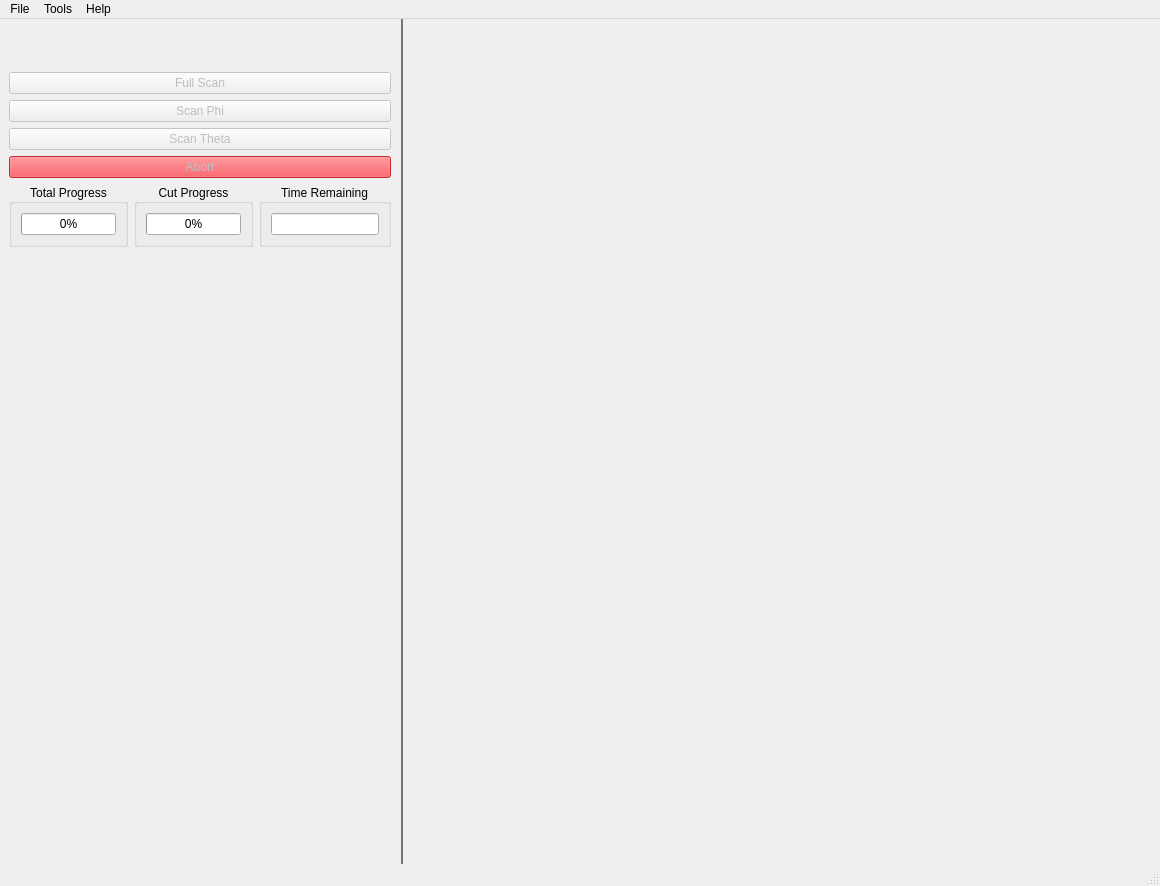
<?xml version="1.0" encoding="UTF-8"?>
<ui version="4.0">
 <class>MainWindow</class>
 <widget class="QMainWindow" name="MainWindow">
  <property name="geometry">
   <rect>
    <x>0</x>
    <y>0</y>
    <width>1160</width>
    <height>886</height>
   </rect>
  </property>
  <property name="windowTitle">
   <string>MainWindow</string>
  </property>
  <widget class="QWidget" name="central_widget">
   <layout class="QVBoxLayout" name="verticalLayout_6">
    <property name="leftMargin">
     <number>0</number>
    </property>
    <property name="topMargin">
     <number>0</number>
    </property>
    <property name="rightMargin">
     <number>0</number>
    </property>
    <property name="bottomMargin">
     <number>0</number>
    </property>
    <item>
     <widget class="QSplitter" name="splitter">
      <property name="autoFillBackground">
       <bool>false</bool>
      </property>
      <property name="styleSheet">
       <string notr="true">QSplitter::handle:horizontal {
background: qlineargradient(x1:0, y1:0, x2:1, y2:1,
    stop:0 #eee, stop:1 #ccc);
border: 1px solid #777;
width: 13px;
margin-left: 2px;
margin-right: 2px;
border-radius: 4px;
}</string>
      </property>
      <property name="orientation">
       <enum>Qt::Horizontal</enum>
      </property>
      <property name="childrenCollapsible">
       <bool>false</bool>
      </property>
      <widget class="QWidget" name="left_pane" native="true">
       <property name="sizePolicy">
        <sizepolicy hsizetype="Preferred" vsizetype="Preferred">
         <horstretch>0</horstretch>
         <verstretch>0</verstretch>
        </sizepolicy>
       </property>
       <property name="minimumSize">
        <size>
         <width>400</width>
         <height>0</height>
        </size>
       </property>
       <layout class="QVBoxLayout" name="verticalLayout_5">
        <item>
         <widget class="QWidget" name="logo" native="true">
          <layout class="QHBoxLayout" name="horizontalLayout">
           <item>
            <spacer name="horizontalSpacer">
             <property name="orientation">
              <enum>Qt::Horizontal</enum>
             </property>
             <property name="sizeHint" stdset="0">
              <size>
               <width>5</width>
               <height>20</height>
              </size>
             </property>
            </spacer>
           </item>
           <item>
            <widget class="QLabel" name="label">
             <property name="sizePolicy">
              <sizepolicy hsizetype="Fixed" vsizetype="Fixed">
               <horstretch>0</horstretch>
               <verstretch>0</verstretch>
              </sizepolicy>
             </property>
             <property name="maximumSize">
              <size>
               <width>205</width>
               <height>48</height>
              </size>
             </property>
             <property name="text">
              <string/>
             </property>
             <property name="pixmap">
              <pixmap resource="resources.qrc">:/images/logo_dark_text.png</pixmap>
             </property>
             <property name="scaledContents">
              <bool>true</bool>
             </property>
             <property name="alignment">
              <set>Qt::AlignCenter</set>
             </property>
            </widget>
           </item>
           <item>
            <spacer name="horizontalSpacer_2">
             <property name="orientation">
              <enum>Qt::Horizontal</enum>
             </property>
             <property name="sizeHint" stdset="0">
              <size>
               <width>5</width>
               <height>20</height>
              </size>
             </property>
            </spacer>
           </item>
          </layout>
         </widget>
        </item>
        <item>
         <widget class="QWidget" name="experiment_buttons" native="true">
          <layout class="QVBoxLayout" name="verticalLayout_4">
           <item>
            <widget class="QPushButton" name="full_scan_btn">
             <property name="enabled">
              <bool>false</bool>
             </property>
             <property name="text">
              <string>Full Scan</string>
             </property>
            </widget>
           </item>
           <item>
            <widget class="QPushButton" name="phi_scan_btn">
             <property name="enabled">
              <bool>false</bool>
             </property>
             <property name="text">
              <string>Scan Phi</string>
             </property>
            </widget>
           </item>
           <item>
            <widget class="QPushButton" name="theta_scan_btn">
             <property name="enabled">
              <bool>false</bool>
             </property>
             <property name="text">
              <string>Scan Theta</string>
             </property>
            </widget>
           </item>
           <item>
            <widget class="QPushButton" name="abort_btn">
             <property name="enabled">
              <bool>false</bool>
             </property>
             <property name="autoFillBackground">
              <bool>false</bool>
             </property>
             <property name="styleSheet">
              <string notr="true">background-color: rgb(237, 51, 59)</string>
             </property>
             <property name="text">
              <string>Abort</string>
             </property>
            </widget>
           </item>
           <item>
            <layout class="QHBoxLayout" name="horizontalLayout_2">
             <item>
              <widget class="QGroupBox" name="total_progress_gb">
               <property name="title">
                <string>Total Progress</string>
               </property>
               <property name="alignment">
                <set>Qt::AlignCenter</set>
               </property>
               <property name="flat">
                <bool>true</bool>
               </property>
               <layout class="QVBoxLayout" name="verticalLayout">
                <item>
                 <widget class="QProgressBar" name="total_progress_bar">
                  <property name="sizePolicy">
                   <sizepolicy hsizetype="Expanding" vsizetype="Preferred">
                    <horstretch>0</horstretch>
                    <verstretch>0</verstretch>
                   </sizepolicy>
                  </property>
                  <property name="value">
                   <number>0</number>
                  </property>
                  <property name="alignment">
                   <set>Qt::AlignCenter</set>
                  </property>
                  <property name="textVisible">
                   <bool>true</bool>
                  </property>
                  <property name="orientation">
                   <enum>Qt::Horizontal</enum>
                  </property>
                  <property name="textDirection">
                   <enum>QProgressBar::TopToBottom</enum>
                  </property>
                 </widget>
                </item>
               </layout>
              </widget>
             </item>
             <item>
              <widget class="QGroupBox" name="cut_progress_gb">
               <property name="enabled">
                <bool>true</bool>
               </property>
               <property name="title">
                <string>Cut Progress</string>
               </property>
               <property name="alignment">
                <set>Qt::AlignCenter</set>
               </property>
               <property name="flat">
                <bool>true</bool>
               </property>
               <property name="checkable">
                <bool>false</bool>
               </property>
               <layout class="QVBoxLayout" name="verticalLayout_2">
                <item>
                 <widget class="QProgressBar" name="cut_progress_bar">
                  <property name="sizePolicy">
                   <sizepolicy hsizetype="Expanding" vsizetype="Preferred">
                    <horstretch>0</horstretch>
                    <verstretch>0</verstretch>
                   </sizepolicy>
                  </property>
                  <property name="value">
                   <number>0</number>
                  </property>
                  <property name="alignment">
                   <set>Qt::AlignCenter</set>
                  </property>
                  <property name="invertedAppearance">
                   <bool>false</bool>
                  </property>
                 </widget>
                </item>
               </layout>
              </widget>
             </item>
             <item>
              <widget class="QGroupBox" name="time_remaining_gb">
               <property name="title">
                <string>Time Remaining</string>
               </property>
               <property name="alignment">
                <set>Qt::AlignCenter</set>
               </property>
               <property name="flat">
                <bool>true</bool>
               </property>
               <layout class="QVBoxLayout" name="verticalLayout_3">
                <item>
                 <widget class="QLineEdit" name="time_remaining_le">
                  <property name="sizePolicy">
                   <sizepolicy hsizetype="Expanding" vsizetype="Preferred">
                    <horstretch>0</horstretch>
                    <verstretch>0</verstretch>
                   </sizepolicy>
                  </property>
                  <property name="alignment">
                   <set>Qt::AlignCenter</set>
                  </property>
                  <property name="readOnly">
                   <bool>true</bool>
                  </property>
                 </widget>
                </item>
               </layout>
              </widget>
             </item>
            </layout>
           </item>
          </layout>
         </widget>
        </item>
        <item>
         <widget class="ControlsArea" name="controls_area" native="true">
          <property name="sizePolicy">
           <sizepolicy hsizetype="Preferred" vsizetype="Preferred">
            <horstretch>0</horstretch>
            <verstretch>1</verstretch>
           </sizepolicy>
          </property>
         </widget>
        </item>
       </layout>
      </widget>
      <widget class="PlotDockWidget" name="plot_dock_widget" native="true">
       <property name="sizePolicy">
        <sizepolicy hsizetype="Preferred" vsizetype="Preferred">
         <horstretch>1</horstretch>
         <verstretch>0</verstretch>
        </sizepolicy>
       </property>
      </widget>
     </widget>
    </item>
   </layout>
  </widget>
  <widget class="QMenuBar" name="menubar">
   <property name="geometry">
    <rect>
     <x>0</x>
     <y>0</y>
     <width>1160</width>
     <height>21</height>
    </rect>
   </property>
   <widget class="QMenu" name="menuFile">
    <property name="title">
     <string>File</string>
    </property>
    <addaction name="save_action"/>
    <addaction name="load_action"/>
    <addaction name="separator"/>
    <addaction name="exit_action"/>
   </widget>
   <widget class="QMenu" name="menuTools">
    <property name="title">
     <string>Tools</string>
    </property>
   </widget>
   <widget class="QMenu" name="menuHelp">
    <property name="title">
     <string>Help</string>
    </property>
    <addaction name="view_logs_action"/>
   </widget>
   <addaction name="menuFile"/>
   <addaction name="menuTools"/>
   <addaction name="menuHelp"/>
  </widget>
  <widget class="QStatusBar" name="statusbar"/>
  <action name="save_action">
   <property name="text">
    <string>Save</string>
   </property>
  </action>
  <action name="load_action">
   <property name="text">
    <string>Load</string>
   </property>
  </action>
  <action name="exit_action">
   <property name="text">
    <string>Exit</string>
   </property>
  </action>
  <action name="view_logs_action">
   <property name="text">
    <string>View Logs</string>
   </property>
  </action>
 </widget>
 <customwidgets>
  <customwidget>
   <class>PlotDockWidget</class>
   <extends>QWidget</extends>
   <header>pychamber.app.widgets</header>
   <container>1</container>
  </customwidget>
  <customwidget>
   <class>ControlsArea</class>
   <extends>QWidget</extends>
   <header>pychamber.app.widgets</header>
   <container>1</container>
  </customwidget>
 </customwidgets>
 <resources>
  <include location="resources.qrc"/>
 </resources>
 <connections/>
</ui>
